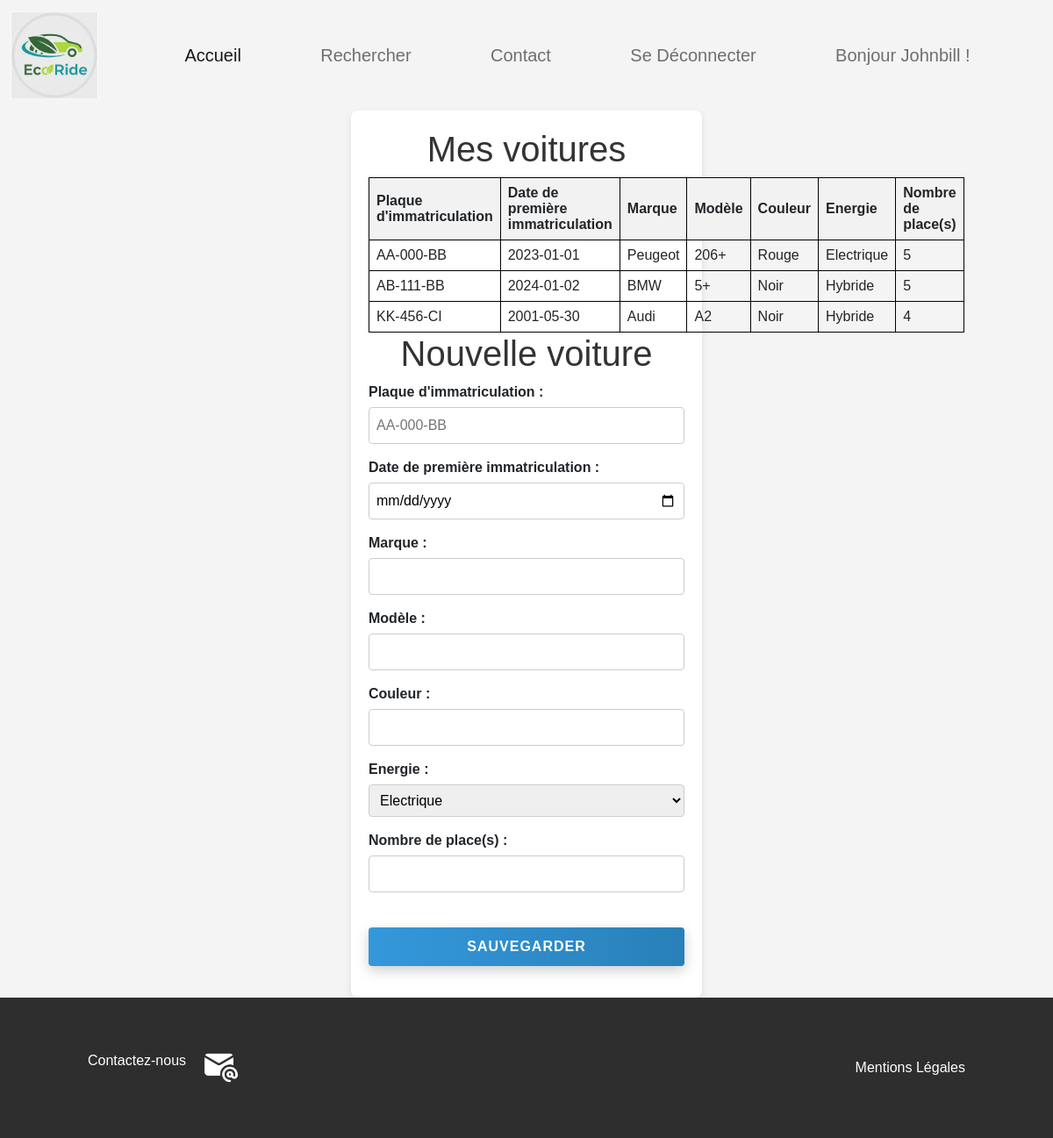
/edition_voiture.php (signed in), run on the app's committed database.
### tables this page shows
CREATE TABLE `voiture` (
  `Voiture_id` int(11) NOT NULL,
  `Nb_place` int(11) NOT NULL,
  `Modele` varchar(50) NOT NULL,
  `Immatriculation` varchar(50) NOT NULL,
  `Energie` enum('Electrique','Essence','Diesel','Hybride') NOT NULL,
  `Couleur` varchar(50) NOT NULL,
  `Date_premiere_immatriculation` date NOT NULL,
  `Ecologique` tinyint(1) NOT NULL DEFAULT 0,
  `Marque` varchar(50) NOT NULL,
  `Utilisateur_id` int(11) NOT NULL
);

### classes/Utilisateur.php (called while the page is built, shortened)
<?php
class Utilisateur
{
    private int $id;
    public function __construct(int $id, PDO $pdo)
    {
        $this->id = $id;
        $sql = "SELECT Utilisateur_Id, Pseudo, Statut, Utilisateur_id, Nom, Prenom, Date_naissance, Note, Adresse, Telephone, Email, Photo, Animal_accepte, Fumeur_accepte, Autre_preference, Credit FROM utilisateur WHERE Utilisateur_Id = ?";
        $stmt = $pdo->prepare($sql);
        $stmt->execute([$id]);
        $user = $stmt->fetch();
        if ($user) {
            $roles = Utilisateur::loadRoles($id, $pdo);
        }
    }
    public static function loadRoles(int $userId, PDO $pdo): array
    {
        $sql = "SELECT role.Role_Id, Libelle FROM role JOIN utilisateur_role ON role.Role_Id = utilisateur_role.Role_Id WHERE Utilisateur_Id = ?";
        $stmt = $pdo->prepare($sql);
        $stmt->execute([$userId]);
        $roles = $stmt->fetchAll();
        if ($roles) {
            return $roles;
        }
        return [];
    }
    public static function checkUserRole(array $roles): string
    {
        $userRole = "";
        $userIsChauffeur = false;
        $userIsPassager = false;
        $userIsEmployee = false;
        $userIsAdmin = false;
        foreach ($roles as $role) {
            if ($role['Libelle'] == Utilisateur::USER_ROLE_CHAUFFEUR) {
                $userIsChauffeur = true;
            }
            if ($role['Libelle'] == Utilisateur::USER_ROLE_PASSAGER) {
                $userIsPassager = true;
            }
        }
        if ($userIsAdmin) {
            $userRole = Utilisateur::USER_ROLE_ADMIN;
        } else if ($userIsEmployee) {
            $userRole = Utilisateur::USER_ROLE_EMPLOYE;
        } else if ($userIsChauffeur && $userIsPassager) {
            $userRole = Utilisateur::USER_ROLE_PASSAGER_ET_CHAUFFEUR;
        } else if ($userIsPassager) {
            $userRole = Utilisateur::USER_ROLE_PASSAGER;
        } else if ($userIsChauffeur) {
            $userRole = Utilisateur::USER_ROLE_CHAUFFEUR;
        }
        return $userRole;
    }
    public function loadVoitures(PDO $pdo): array
    {
        $sql_voitures = "SELECT Voiture_Id, Marque, Modele, Immatriculation, Date_premiere_immatriculation, Couleur, Energie, Nb_place FROM voiture WHERE Utilisateur_Id = ?";
        $stmt_voitures = $pdo->prepare($sql_voitures);
        $stmt_voitures->execute([$this->getId()]);
        $voitures = $stmt_voitures->fetchAll(PDO::FETCH_ASSOC);
        if ($voitures) {
            if (count($voitures) > 0) {
                return $voitures;
            }
        }
        return [];
    }
    public function getId(): int
    {
        return $this->id;
    }
}
?>

### edition_voiture.php (the view, shortened to what this page needs)
<?php include 'imports.php' ?>
<?php
if (isset($_SESSION['id'])) {
    $user = new Utilisateur($_SESSION['id'], $pdo);
    $voitures = $user->loadVoitures($pdo);
}
?>
<?php include 'html.php' ?>
<head>
    <?php include 'head.php' ?>
</head>
<body>
    <?php include 'header.php' ?>
    <main>
        <div class="container">
            <h1>Mes voitures</h1>
            <?php if (isset($voitures) && (!empty($voitures))): ?>
                <table>
                    <thead>
                        <tr>
                            <th>Plaque d'immatriculation</th>
                            <th>Date de première immatriculation</th>
                            <th>Marque</th>
                            <th>Modèle</th>
                            <th>Couleur</th>
                            <th>Energie</th>
                            <th>Nombre de place(s)</th>
                        </tr>
                    </thead>
                    <tbody>
                        <?php
                        if (!empty($voitures)) {
                            foreach ($voitures as $voiture) {
                                echo "<tr>";
                                echo "<td>" . htmlspecialchars($voiture['Immatriculation']) . "</td>";
                                echo "<td>" . htmlspecialchars($voiture['Date_premiere_immatriculation']) . "</td>";
                                echo "<td>" . htmlspecialchars($voiture['Marque']) . "</td>";
                                echo "<td>" . htmlspecialchars($voiture['Modele']) . "</td>";
                                echo "<td>" . htmlspecialchars($voiture['Couleur']) . "</td>";
                                echo "<td>" . htmlspecialchars($voiture['Energie']) . "</td>";
                                echo "<td>" . htmlspecialchars($voiture['Nb_place']) . "</td>";
                                echo "</tr>";
                            }
                        } else {
                            echo "<tr><td colspan='10'>Aucune voiture trouvé.</td></tr>";
                        }
                        ?>
                    </tbody>
                </table>
            <?php else: ?>
                <h6>Aucun voyage trouvé !</h6>
            <?php endif; ?>
            <form action="<?php echo htmlspecialchars($_SERVER["REQUEST_URI"]); ?>" method="post">
                <h1>Nouvelle voiture</h1>
                <div>
                    <label for="immatriculation">Plaque d'immatriculation :</label>
                    <input type="text" id="immatriculation" name="immatriculation" placeholder="AA-000-BB" required>
                </div>
                <div>
                    <label for="dateImmmatriculation">Date de première immatriculation :</label>
                    <input type="date" id="dateImmmatriculation" name="dateImmmatriculation" required>
                </div>
                <div>
                    <label for="marque">Marque :</label>
                    <input type="text" id="marque" name="marque" required>
                </div>
                <div>
                    <label for="modele">Modèle :</label>
                    <input type="text" id="modele" name="modele" required>
                </div>
                <div>
                    <label for="couleur">Couleur :</label>
                    <input type="text" id="couleur" name="couleur" required>
                </div>
                <div>
                    <label for="energie">Energie :</label>
                    <select id="energie" name="energie" required>
                        <option value="Electrique">Electrique</option>
                    </select>
                </div>
                <div>
                    <label for="nbPlace">Nombre de place(s) :</label>
                    <input type="number" min="1" id="nbPlace" name="nbPlace" required>
                </div>
                <button class="action-btn" type="submit" name="valider">Sauvegarder</button>
            </form>
        </div>
    </main>
    <?php include 'footer.php' ?>
</body>
</html>

### styles/ecoride.css (style rules this page uses)
.container { background-color: #ffffff; border-radius: 16px; box-shadow: 0 10px 30px rgba(0, 0, 0, 0.1); padding: 40px; gap: 25px; max-width: 900px; width: 100%; }
.action-btn { background: linear-gradient(90deg, #3498db, #2980b9); color: #fff; border: none; padding: 15px 30px; font-size: 1.1em; font-weight: bold; border-radius: 50px; cursor: pointer; text-transform: uppercase; letter-spacing: 1px; box-shadow: 0 5px 15px rgba(0, 0, 0, 0.2); transition: transform 0.2s, box-shadow 0.2s; align-self: center; margin-top: 25px; }
@media (min-width: 768px) { .container { flex-direction: row; justify-content: space-between; align-items: flex-start; } }
table { width: 100%; border-collapse: collapse; }
th, td { border: 1px solid black; padding: 8px; text-align: left; }
th { background-color: #f2f2f2; }
body { font-family: Arial, sans-serif; background-color: #f4f4f4; margin: 0; }
.container { max-width: 600px; margin: auto; background: #fff; padding: 20px; border-radius: 8px; box-shadow: 0 0 10px rgba(0, 0, 0, 0.1); }
h1 { text-align: center; color: #333; }
form div { margin-bottom: 15px; }
label { display: block; margin-bottom: 5px; font-weight: bold; }
input[type="date"], input[type="time"], input[type="text"], input[type="number"], select { width: 100%; padding: 8px; border: 1px solid #ccc; border-radius: 4px; box-sizing: border-box; }
button[type="submit"] { width: 100%; padding: 10px; background-color: #5cb85c; color: white; border: none; border-radius: 4px; font-size: 16px; cursor: pointer; }
.container { width: 400px; padding: 20px; background-color: #fff; border-radius: 8px; box-shadow: 0 4px 8px rgba(0, 0, 0, 0.1); }
button { width: 100%; padding: 10px; background-color: #007bff; color: white; border: none; border-radius: 4px; cursor: pointer; font-size: 16px; }

### data on the page
voiture: Immatriculation "AA-000-BB", Date_premiere_immatriculation "2023-01-01", Marque "Peugeot", Modele "206+", Couleur "Rouge", Energie "Electrique", Nb_place "5"
voiture: Immatriculation "AB-111-BB", Date_premiere_immatriculation "2024-01-02", Marque "BMW", Modele "5+", Couleur "Noir", Energie "Hybride", Nb_place "5"
voiture: Immatriculation "KK-456-CI", Date_premiere_immatriculation "2001-05-30", Marque "Audi", Modele "A2", Couleur "Noir", Energie "Hybride", Nb_place "4"

### other printed values
$_SESSION["username"] "Johnbill"
